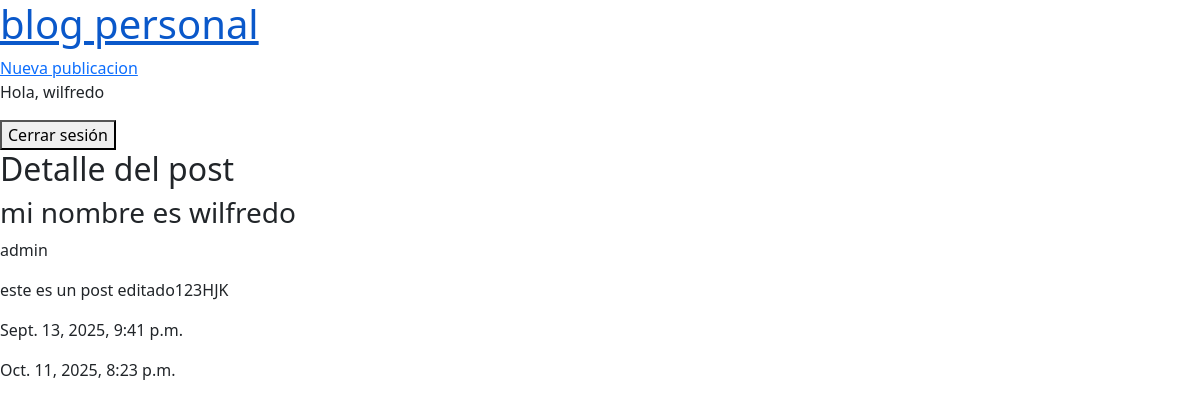
The app's page /post/1/ (signed in) with its own data.
### blog/models.py (models this page shows, shortened)
class Post(models.Model):
    title = models.CharField(max_length=200)
    content = models.TextField()
    body = models.TextField()
    created_at = models.DateTimeField(auto_now_add=True)
    updated_at = models.DateTimeField(auto_now=True)
    author = models.ForeignKey("auth.User", on_delete=models.CASCADE)

### blog/views.py (the view)
# urls.py: path("post/<int:pk>/", PostDetailView.as_view(), name="post-detail"),
class PostDetailView(LoginRequiredMixin, DetailView):
    model = Post
    template_name = "post-detail.html"

### templates/post-detail.html (shortened to what this page needs)
{% extends '_base.html' %}
{% block content %}
    <h2>Detalle del post </h2>
        <h3>{{ post.title }}</h3>
        <p>{{ post.author }}</p>
        <p>{{ post.body }}</p>
        <p>{{ post.created_at }}</p>
        <p>{{ post.updated_at }}</p>
{% endblock %}

### templates/_base.html (shortened to what this page needs)
{% load static  %}
<!DOCTYPE html>
<html lang="en">
<head>
    <link rel="stylesheet" href="{% static 'base.css' %}">
    <link href="https://cdn.jsdelivr.net/npm/bootstrap@5.3.8/dist/css/bootstrap.min.css" rel="stylesheet">
</head>
<body>
    <a href="{% url 'post-list'  %}"><h1>blog personal</h1></a>
    <a href="{% url 'post-new' %}">Nueva publicacion</a>
    {% if user.is_authenticated %}
        <p>Hola, {{ user.username }}</p>
        <form action="{% url 'logout' %}" method="post" style="display:inline">
            <button type="submit">Cerrar sesión</button>
        </form>
    {% else %}
        <a href="{% url 'login' %}">Iniciar sesión</a>
        <a href="{% url 'signup' %}">Registrarse</a>
    {% endif %}
    {% block content %}
    {% endblock %}
</body>
</html>

### static/base.css (style rules this page uses)
h1 { color: red; }

### records on screen
Post: title "mi nombre es wilfredo", author "admin", body "este es un post editado123HJK", created_at "Sept. 13, 2025, 9:41 p.m.", updated_at "Oct. 11, 2025, 8:23 p.m."

### other values on screen
{{ user.username }} "wilfredo"
